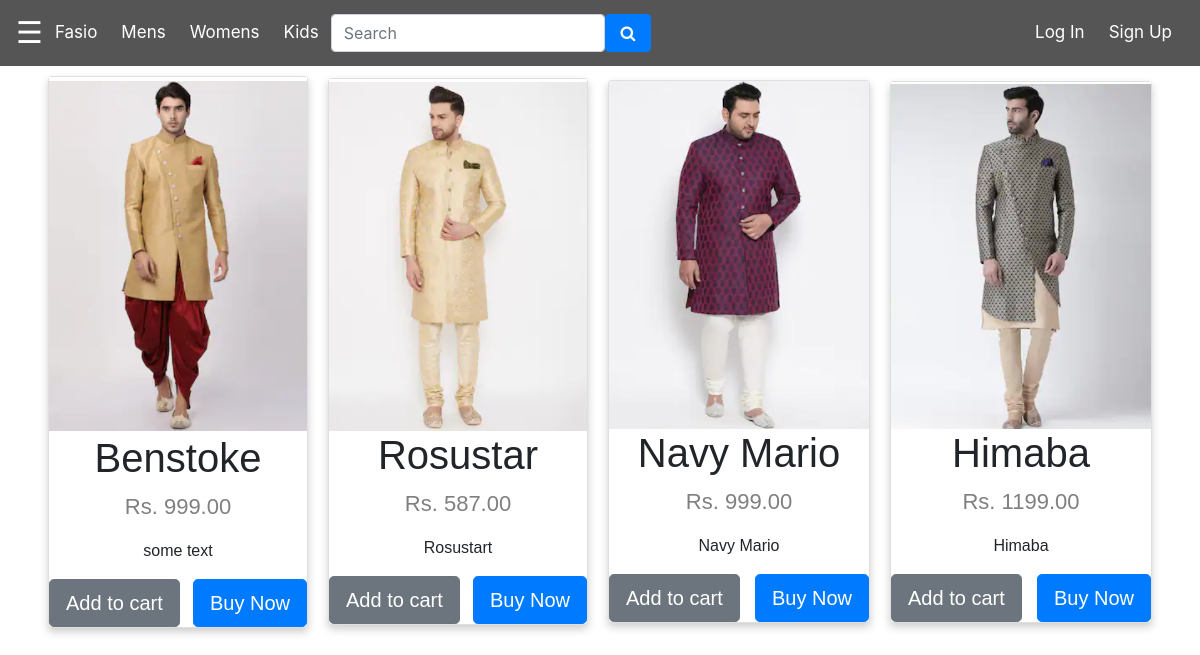
Screenshot of /product/Men/Sherwani/ with the database file from the repository.
### home/models.py (models this page shows, shortened)
class Product(models.Model):
    p_type_choices=(
        ('Men','Men'),
        ('Women','Women'),
        ('Kids','kids')
    )
    p_category_choices = (
        ('men', (
                    ('Sherwani','Sherwani'),
                    ('Tshirts','Tshirts'),
                    ('Formals','Formals')
                )
        ),
        ('women', (
                    ('Kurtis','Kurtis'),
                    ('Sarees','Sarees'),
                    ('Lehangachouli','Lehangachouli')
                )
        )
    )
    p_name = models.CharField(max_length=30,unique = True)
    p_image = models.ImageField(default='productpics/default.png',upload_to='productpics')
    p_type = models.CharField(
        max_length=100,
        choices = p_type_choices
    )
    p_category = models.CharField(
        max_length=100,
        choices = p_category_choices
    )
    p_cost = models.DecimalField(max_digits=6,decimal_places=2)
    p_description = models.TextField()

### product/views.py (the view)
# urls.py: path('<str:p_type>/<str:p_category>/',views.producttype,name="product-type")
def producttype(request,p_type,p_category):
	template_name='product/producttype.html'
	p_type = p_type.capitalize()
	p_category = p_category.capitalize()
	products=Product.objects.filter(p_type__exact=p_type,p_category__exact=p_category)
	context={
		'products':products
	}
	return render(request, template_name, context)

### product/templates/product/producttype.html
{% extends 'home/base.html' %}
{% load static %}
{% block content1 %}
    {% for p in products %}
        <div class="card">
            <img src="{{ p.p_image.url  }}" alt="{{ p.p_name }}" style="width:100%">
            <h1>{{ p.p_name }}</h1>
            <p class="price">Rs. {{ p.p_cost }}</p>
            <p>{{p.p_description}}</p>
            <form action="/payment/">
                <button class="btn btn-secondary btn-lg" style="float:left"><span><a style="color:white;" href="{% url 'addcart' user=user.username product=p.p_name %}">Add to cart</a> </span></button>
                <button class="btn btn-primary btn-lg" style="float:right"><span><a style="color:white;" href="#">Buy Now</a></span></button>
            </form>
        </div>
    {% endfor %}
{% endblock content1 %}

### home/static/home/index.css (style rules this page uses)
* { margin: 0; padding: 0; outline: none; }
body { font-family: 'Roboto', sans-serif; }
.card { border-radius: 25px; box-shadow: 4px 4px 4px rgba(0, 0, 0, 0.3); }
.flex-container > .card { margin: 10px; text-align: center; }

### register/static/css/new.css (style rules this page uses)
.card { box-shadow: 0 4px 8px 0 rgba(0, 0, 0, 0.2); max-width: 300px; margin: auto; text-align: center; font-family: arial; }
.price { color: grey; font-size: 22px; }

### rows the page displays
Product: p_image (picture), p_name "Benstoke", p_cost "999.00", p_description "some text"
Product: p_image (picture), p_name "Rosustar", p_cost "587.00", p_description "Rosustart"
Product: p_image (picture), p_name "Navy Mario", p_cost "999.00", p_description "Navy Mario"
Product: p_image (picture), p_name "Himaba", p_cost "1199.00", p_description "Himaba"
